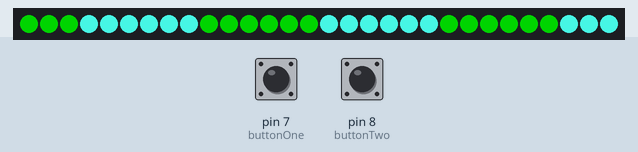
This sketch was run on a simulated Arduino Uno, built with avr-gcc and run on an emulated ATmega328P. Shown: 30 RGB LEDs in strip order, left to right. The test bench sets the inputs (shaded band); at power-on: pin 7 (buttonOne) HIGH, pin 8 (buttonTwo) HIGH. What the sketch prints to the serial monitor is not drawn.

Above: at 1.2 s.
1.3 s: pin 7 (buttonOne) pulled LOW for 0.15 s
At 1.45 s:
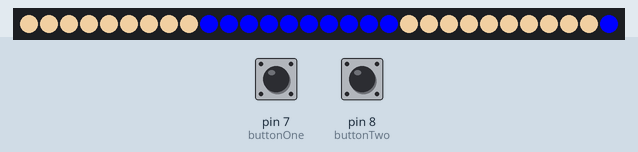
2.0 s: pin 8 (buttonTwo) pulled LOW for 0.15 s
At 2.15 s:
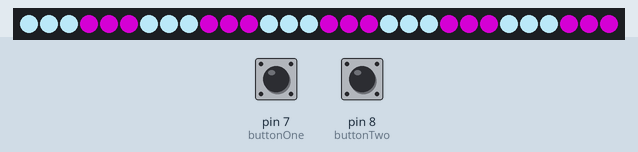
2.7 s: pin 8 (buttonTwo) pulled LOW for 1 s
At 2.85 s:
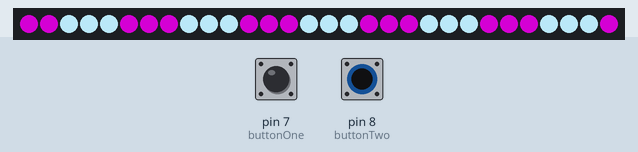

Measured:
- after the input at 1.3 s, the LEDs: change after 0.10 s (image 1)
- after the input at 2.0 s, the LEDs: change after 0.10 s (image 2)
- after the input at 2.7 s, the LEDs: change after 0.10 s (image 3)

The sketch:

button2.ino
```cpp
#include <Adafruit_NeoPixel.h>
#include "WS2812_Definitions.h"
//WRITE WITH TWO BUTTONS
#define PIN 4
#define LED_COUNT 30
Adafruit_NeoPixel leds = Adafruit_NeoPixel(LED_COUNT, PIN, NEO_GRB + NEO_KHZ800);
int buttonOne = 7;
int buttonTwo = 8;
int lightPattern = 1;
int i = 0;
void setup()
{
  // put your setup code here, to run once:
  leds.begin();
  pinMode(buttonOne, INPUT_PULLUP);
  pinMode(buttonTwo, INPUT_PULLUP);
  Serial.begin (115200);
}

void loop()
{
  // put your main code here, to run repeatedly:
  int buttonOneVal;
  int buttonTwoVal;
  for (int waiting = 0; waiting < 100; waiting++)
  {
    buttonOneVal = digitalRead(buttonOne);
    buttonTwoVal = digitalRead(buttonTwo);
    if (buttonOneVal == LOW && buttonTwoVal == HIGH)
    {
      lightPattern = 2;
      Serial.println("Light");
      Serial.print (lightPattern, DEC);
    }
    if (buttonTwoVal == LOW && buttonOneVal == HIGH)
    {
      lightPattern = 3;
      Serial.println("Light");
      Serial.print (lightPattern, DEC);
    }
    if (buttonOneVal == LOW && buttonTwoVal == LOW)
    {
      lightPattern = 4;
      Serial.println("Light");
      Serial.print (lightPattern, DEC);
    }
    if (buttonOneVal == HIGH && buttonTwoVal == HIGH)
    {
      lightPattern = 1;
      Serial.println("Light");
      Serial.print (lightPattern, DEC);
    }
    delay (1);
  }
  switch (lightPattern)
  {
    case 1:
      rotate (TURQUOISE, GREEN, 6);
      i = i - 1;
      break;
    case 2:
      rotate (BLUE, TAN, 10);
      i = i + 1;
      break;
    case 3:
      rotate (PURPLE, LIGHTBLUE, 3);
      i = i + 1;
      break;
    case 4:
      rotate (RED, WHITE, 5);
      i = i + 1;
      break;
  }
}

void rotate (unsigned long colora, unsigned long colorb, byte longshort)
{
  for (int j = i; j < LED_COUNT; j = j + longshort * 2)
  {
    for (int k = 0; k < longshort; k++)
    {
      leds.setPixelColor(j + k, colora);
    }
    for (int m = longshort; m < longshort * 2; m++)
    {
      leds.setPixelColor(j + m, colorb);
    }
  }
  for (int n = i; n > 0; n = n - longshort * 2)
  {
    for (int k = 0; k < longshort; k++)
    {
      leds.setPixelColor(n - k - 1, colorb);
    }
    for (int m = longshort; m < longshort * 2; m++)
    {
      leds.setPixelColor(n - m - 1, colora);
    }
  }
  leds.show();
}
```

WS2812_Definitions.h
```cpp
/*
  Bunches of definitions for the WS2812 Breakout Board example code

*/

// These are for the cascade function
#define TOP_DOWN 0
#define DOWN_TOP 1

/* A world of colors to set your LED to
  Standard HTML Color Codes sorted by Hex Value
    to see the colors in action, check out:
   http://www.w3schools.com/html/html_colorvalues.asp */

#define BLACK			0x000000
#define NAVY			0x000080
#define DARKBLUE		0x00008B
#define MEDIUMBLUE		0x0000CD
#define BLUE			0x0000FF
#define DARKGREEN		0x006400
#define GREEN			0x008000
#define TEAL			0x008080
#define DARKCYAN		0x008B8B
#define DEEPSKYBLUE		0x00BFFF
#define DARKTURQUOISE		0x00CED1
#define MEDIUMSPRINGGREEN	0x00FA9A
#define LIME			0x00FF00
#define SPRINGGREEN		0x00FF7F
#define AQUA			0x00FFFF
#define CYAN			0x00FFFF
#define MIDNIGHTBLUE		0x191970
#define DODGERBLUE		0x1E90FF
#define LIGHTSEAGREEN		0x20B2AA
#define FORESTGREEN		0x228B22
#define SEAGREEN		0x2E8B57
#define DARKSLATEGRAY		0x2F4F4F
#define LIMEGREEN		0x32CD32
#define MEDIUMSEAGREEN		0x3CB371
#define TURQUOISE		0x40E0D0
#define ROYALBLUE		0x4169E1
#define STEELBLUE		0x4682B4
#define DARKSLATEBLUE		0x483D8B
#define MEDIUMTURQUOISE		0x48D1CC
#define INDIGO 			0x4B0082
#define DARKOLIVEGREEN		0x556B2F
#define CADETBLUE		0x5F9EA0
#define CORNFLOWERBLUE		0x6495ED
#define MEDIUMAQUAMARINE	0x66CDAA
#define DIMGRAY			0x696969
#define SLATEBLUE		0x6A5ACD
#define OLIVEDRAB		0x6B8E23
#define SLATEGRAY		0x708090
#define LIGHTSLATEGRAY		0x778899
#define MEDIUMSLATEBLUE		0x7B68EE
#define LAWNGREEN		0x7CFC00
#define CHARTREUSE		0x7FFF00
#define AQUAMARINE		0x7FFFD4
#define MAROON			0x800000
#define PURPLE			0x800080
#define OLIVE			0x808000
#define GRAY			0x808080
#define SKYBLUE			0x87CEEB
#define LIGHTSKYBLUE		0x87CEFA
#define BLUEVIOLET		0x8A2BE2
#define DARKRED			0x8B0000
#define DARKMAGENTA		0x8B008B
#define SADDLEBROWN		0x8B4513
#define DARKSEAGREEN		0x8FBC8F
#define LIGHTGREEN		0x90EE90
#define MEDIUMPURPLE		0x9370DB
#define DARKVIOLET		0x9400D3
#define PALEGREEN		0x98FB98
#define DARKORCHID		0x9932CC
#define YELLOWGREEN		0x9ACD32
#define SIENNA			0xA0522D
#define BROWN			0xA52A2A
#define DARKGRAY		0xA9A9A9
#define LIGHTBLUE		0xADD8E6
#define GREENYELLOW		0xADFF2F
#define PALETURQUOISE	        0xAFEEEE
#define LIGHTSTEELBLUE		0xB0C4DE
#define POWDERBLUE		0xB0E0E6
#define FIREBRICK		0xB22222
#define DARKGOLDENROD		0xB8860B
#define MEDIUMORCHID		0xBA55D3
#define ROSYBROWN		0xBC8F8F
#define DARKKHAKI		0xBDB76B
#define SILVER			0xC0C0C0
#define MEDIUMVIOLETRED	        0xC71585
#define INDIANRED 		0xCD5C5C
#define PERU			0xCD853F
#define CHOCOLATE		0xD2691E
#define TAN			0xD2B48C
#define LIGHTGRAY		0xD3D3D3
#define THISTLE			0xD8BFD8
#define ORCHID			0xDA70D6
#define GOLDENROD		0xDAA520
#define PALEVIOLETRED		0xDB7093
#define CRIMSON			0xDC143C
#define GAINSBORO		0xDCDCDC
#define PLUM			0xDDA0DD
#define BURLYWOOD		0xDEB887
#define LIGHTCYAN		0xE0FFFF
#define LAVENDER		0xE6E6FA
#define DARKSALMON		0xE9967A
#define VIOLET			0xEE82EE
#define PALEGOLDENROD		0xEEE8AA
#define LIGHTCORAL		0xF08080
#define KHAKI			0xF0E68C
#define ALICEBLUE		0xF0F8FF
#define HONEYDEW		0xF0FFF0
#define AZURE			0xF0FFFF
#define SANDYBROWN		0xF4A460
#define WHEAT			0xF5DEB3
#define BEIGE			0xF5F5DC
#define WHITESMOKE		0xF5F5F5
#define MINTCREAM		0xF5FFFA
#define GHOSTWHITE		0xF8F8FF
#define SALMON			0xFA8072
#define ANTIQUEWHITE		0xFAEBD7
#define LINEN			0xFAF0E6
#define LIGHTGOLDENRODYELLOW	0xFAFAD2
#define OLDLACE			0xFDF5E6
#define RED			0xFF0000
#define FUCHSIA			0xFF00FF
#define MAGENTA			0xFF00FF
#define DEEPPINK		0xFF1493
#define ORANGERED		0xFF4500
#define TOMATO			0xFF6347
#define HOTPINK			0xFF69B4
#define CORAL			0xFF7F50
#define DARKORANGE		0xFF8C00
#define LIGHTSALMON		0xFFA07A
#define ORANGE			0xFFA500
#define LIGHTPINK		0xFFB6C1
#define PINK			0xFFC0CB
#define GOLD			0xFFD700
#define PEACHPUFF		0xFFDAB9
#define NAVAJOWHITE		0xFFDEAD
#define MOCCASIN		0xFFE4B5
#define BISQUE			0xFFE4C4
#define MISTYROSE		0xFFE4E1
#define BLANCHEDALMOND		0xFFEBCD
#define PAPAYAWHIP		0xFFEFD5
#define LAVENDERBLUSH		0xFFF0F5
#define SEASHELL		0xFFF5EE
#define CORNSILK		0xFFF8DC
#define LEMONCHIFFON		0xFFFACD
#define FLORALWHITE		0xFFFAF0
#define SNOW			0xFFFAFA
#define YELLOW			0xFFFF00
#define LIGHTYELLOW		0xFFFFE0
#define IVORY			0xFFFFF0
#define WHITE			0xFFFFFF
```
